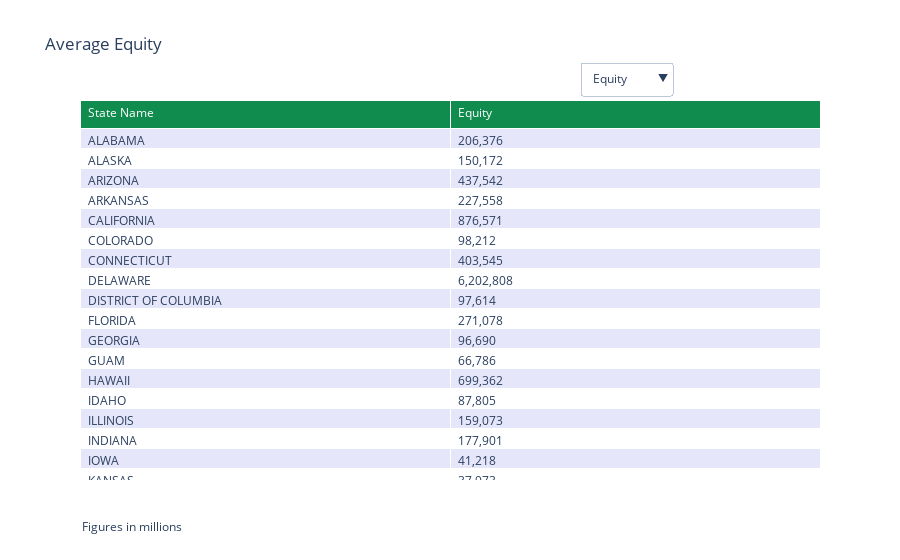

The code cell stored with this chart in its notebook:
### Code cell
# select date
filtered_df = quarterly_financials[quarterly_financials['REPDTE'] == 20221231]

# aggregte on equity, liabilities and assets and rename
mean_values = filtered_df.groupby('STNAME')[['EQ', 'LIAB', 'ASSET']].mean().round(0).reset_index()
mean_values.rename(columns={'EQ': 'Equity', 'LIAB': 'Liabilities', 'ASSET': 'Assets'}, inplace=True)

# format thousand sep
mean_values['Equity'] = mean_values['Equity'].apply(lambda x: '{:,}'.format(int(x)))
mean_values['Liabilities'] = mean_values['Liabilities'].apply(lambda x: '{:,}'.format(int(x)))
mean_values['Assets'] = mean_values['Assets'].apply(lambda x: '{:,}'.format(int(x)))

# alternating row color
row_colors = ['lavender', 'white'] * int(len(mean_values)/2 + 1)
row_colors = row_colors[:len(mean_values)]

# create the tables
table_equity = go.Table(header=dict(values=['State Name', 'Equity'], fill_color='#118C4F', align='left', font=dict(color='white')),
                        cells=dict(values=[mean_values['STNAME'], mean_values['Equity']], fill_color=[row_colors], align='left'), visible=True)

table_liabilities = go.Table(header=dict(values=['State Name', 'Liabilities'], fill_color='#118C4F', align='left', font=dict(color='white')),
                             cells=dict(values=[mean_values['STNAME'], mean_values['Liabilities']], fill_color=[row_colors], align='left'), visible=False)

table_assets = go.Table(header=dict(values=['State Name', 'Assets'], fill_color='#118C4F', align='left', font=dict(color='white')),
                        cells=dict(values=[mean_values['STNAME'], mean_values['Assets']], fill_color=[row_colors], align='left'), visible=False)

# add to fig
fig = go.Figure(data=[table_equity, table_liabilities, table_assets])

# dropdown
dropdown_buttons = [
    dict(label="Equity", method="update", args=[{"visible": [True, False, False]}, {"title": "Average Equity"}]),
    dict(label="Liabilities", method="update", args=[{"visible": [False, True, False]}, {"title": "Average Liabilities"}]),
    dict(label="Assets", method="update", args=[{"visible": [False, False, True]}, {"title": "Average Assets"}]),
]

fig.update_layout(updatemenus=[dict(buttons=dropdown_buttons, showactive=True, x=0.8, y=1.1)])
fig.add_annotation(text="Figures in millions", xref="paper", yref="paper", x=0, y=-0.15, showarrow=False)

# plot
fig.update_layout(title="Average Equity") # initial
fig.show()

### Figure 1 — Plotly figure (JSON) as saved in the notebook; plotly's stock layout.template omitted (floating-point values rounded to 4 significant figures)
{"data": [{"cells": {"align": "left", "fill": {"color": [["lavender", "white", "lavender", "white", "lavender", "white", "lavender", "white", "lavender", "white", "lavender", "white", "lavender", "white", "lavender", "white", "lavender", "white", "lavender", "white", "lavender", "white", "lavender", "white", "lavender", "white", "lavender", "white", "lavender", "white", "lavender", "white", "lavender", "white", "lavender", "white", "lavender", "white", "lavender", "white", "lavender", "white", "lavender", "white", "lavender", "white", "lavender", "white", "lavender", "white", "lavender", "white", "lavender", "white", "lavender"]]}, "values": [["ALABAMA", "ALASKA", "ARIZONA", "ARKANSAS", "CALIFORNIA", "COLORADO", "CONNECTICUT", "DELAWARE", "DISTRICT OF COLUMBIA", "FLORIDA", "GEORGIA", "GUAM", "HAWAII", "IDAHO", "ILLINOIS", "INDIANA", "IOWA", "KANSAS", "KENTUCKY", "LOUISIANA", "MAINE", "MARYLAND", "MASSACHUSETTS", "MICHIGAN", "MICRONESIA", "MINNESOTA", "MISSISSIPPI", "MISSOURI", "MONTANA", "NEBRASKA", "NEVADA", "NEW HAMPSHIRE", "NEW JERSEY", "NEW MEXICO", "NEW YORK", "NORTH CAROLINA", "NORTH DAKOTA", "OHIO", "OKLAHOMA", "OREGON", "PENNSYLVANIA", "PUERTO RICO", "RHODE ISLAND", "SOUTH CAROLINA", "SOUTH DAKOTA", "TENNESSEE", "TEXAS", "UTAH", "VERMONT", "VIRGIN ISLANDS", "VIRGINIA", "WASHINGTON", "WEST VIRGINIA", "WISCONSIN", "WYOMING"], ["206,376", "150,172", "437,542", "227,558", "876,571", "98,212", "403,545", "6,202,808", "97,614", "271,078", "96,690", "66,786", "699,362", "87,805", "159,073", "177,901", "41,218", "37,973", "55,071", "62,790", "154,195", "200,784", "473,218", "70,261", "23,356", "35,737", "241,509", "93,532", "194,361", "59,972", "446,102", "81,935", "390,526", "37,899", "1,400,137", "6,970,252", "70,335", "2,403,742", "94,243", "233,912", "236,233", "1,505,777", "3,581,972", "114,548", "5,787,296", "184,384", "171,792", "2,146,630", "51,657", "1,081", "1,274,663", "283,361", "103,925", "93,029", "24,620"]]}, "header": {"align": "left", "fill": {"color": "#118C4F"}, "font": {"color": "white"}, "values": ["State Name", "Equity"]}, "type": "table", "visible": true}, {"cells": {"align": "left", "fill": {"color": [["lavender", "white", "lavender", "white", "lavender", "white", "lavender", "white", "lavender", "white", "lavender", "white", "lavender", "white", "lavender", "white", "lavender", "white", "lavender", "white", "lavender", "white", "lavender", "white", "lavender", "white", "lavender", "white", "lavender", "white", "lavender", "white", "lavender", "white", "lavender", "white", "lavender", "white", "lavender", "white", "lavender", "white", "lavender", "white", "lavender", "white", "lavender", "white", "lavender", "white", "lavender", "white", "lavender", "white", "lavender"]]}, "values": [["ALABAMA", "ALASKA", "ARIZONA", "ARKANSAS", "CALIFORNIA", "COLORADO", "CONNECTICUT", "DELAWARE", "DISTRICT OF COLUMBIA", "FLORIDA", "GEORGIA", "GUAM", "HAWAII", "IDAHO", "ILLINOIS", "INDIANA", "IOWA", "KANSAS", "KENTUCKY", "LOUISIANA", "MAINE", "MARYLAND", "MASSACHUSETTS", "MICHIGAN", "MICRONESIA", "MINNESOTA", "MISSISSIPPI", "MISSOURI", "MONTANA", "NEBRASKA", "NEVADA", "NEW HAMPSHIRE", "NEW JERSEY", "NEW MEXICO", "NEW YORK", "NORTH CAROLINA", "NORTH DAKOTA", "OHIO", "OKLAHOMA", "OREGON", "PENNSYLVANIA", "PUERTO RICO", "RHODE ISLAND", "SOUTH CAROLINA", "SOUTH DAKOTA", "TENNESSEE", "TEXAS", "UTAH", "VERMONT", "VIRGIN ISLANDS", "VIRGINIA", "WASHINGTON", "WEST VIRGINIA", "WISCONSIN", "WYOMING"], ["1,992,599", "1,838,761", "4,676,781", "1,679,328", "8,153,745", "1,207,210", "3,153,484", "57,901,054", "599,124", "2,835,496", "942,041", "897,325", "9,120,028", "877,840", "1,494,394", "1,677,865", "444,309", "401,644", "539,089", "590,868", "1,615,999", "1,611,038", "4,527,303", "704,374", "201,895", "425,095", "2,270,434", "1,014,651", "1,786,225", "600,386", "3,221,650", "772,615", "3,004,951", "506,280", "12,804,717", "65,656,565", "750,967", "23,912,318", "906,813", "2,473,843", "2,111,349", "26,622,993", "30,887,573", "1,068,922", "56,043,124", "1,550,850", "2,650,535", "21,625,944", "577,497", "584,705", "10,524,128", "2,550,081", "820,026", "786,740", "334,437"]]}, "header": {"align": "left", "fill": {"color": "#118C4F"}, "font": {"color": "white"}, "values": ["State Name", "Liabilities"]}, "type": "table", "visible": false}, {"cells": {"align": "left", "fill": {"color": [["lavender", "white", "lavender", "white", "lavender", "white", "lavender", "white", "lavender", "white", "lavender", "white", "lavender", "white", "lavender", "white", "lavender", "white", "lavender", "white", "lavender", "white", "lavender", "white", "lavender", "white", "lavender", "white", "lavender", "white", "lavender", "white", "lavender", "white", "lavender", "white", "lavender", "white", "lavender", "white", "lavender", "white", "lavender", "white", "lavender", "white", "lavender", "white", "lavender", "white", "lavender", "white", "lavender", "white", "lavender"]]}, "values": [["ALABAMA", "ALASKA", "ARIZONA", "ARKANSAS", "CALIFORNIA", "COLORADO", "CONNECTICUT", "DELAWARE", "DISTRICT OF COLUMBIA", "FLORIDA", "GEORGIA", "GUAM", "HAWAII", "IDAHO", "ILLINOIS", "INDIANA", "IOWA", "KANSAS", "KENTUCKY", "LOUISIANA", "MAINE", "MARYLAND", "MASSACHUSETTS", "MICHIGAN", "MICRONESIA", "MINNESOTA", "MISSISSIPPI", "MISSOURI", "MONTANA", "NEBRASKA", "NEVADA", "NEW HAMPSHIRE", "NEW JERSEY", "NEW MEXICO", "NEW YORK", "NORTH CAROLINA", "NORTH DAKOTA", "OHIO", "OKLAHOMA", "OREGON", "PENNSYLVANIA", "PUERTO RICO", "RHODE ISLAND", "SOUTH CAROLINA", "SOUTH DAKOTA", "TENNESSEE", "TEXAS", "UTAH", "VERMONT", "VIRGIN ISLANDS", "VIRGINIA", "WASHINGTON", "WEST VIRGINIA", "WISCONSIN", "WYOMING"], ["2,199,021", "1,988,933", "5,114,360", "1,906,908", "9,023,855", "1,305,428", "3,557,029", "64,104,404", "696,780", "3,106,553", "1,038,731", "964,111", "9,819,390", "965,645", "1,653,049", "1,856,502", "485,526", "439,619", "594,161", "653,657", "1,770,203", "1,811,822", "5,000,592", "774,931", "225,251", "460,832", "2,511,944", "1,108,188", "1,980,586", "660,452", "3,667,765", "854,549", "3,395,518", "544,179", "14,128,729", "72,627,351", "821,302", "26,322,554", "1,001,065", "2,707,755", "2,348,629", "28,128,771", "34,469,545", "1,183,470", "61,841,662", "1,735,309", "2,822,407", "23,772,584", "629,154", "585,786", "11,799,100", "2,833,444", "923,958", "879,772", "359,058"]]}, "header": {"align": "left", "fill": {"color": "#118C4F"}, "font": {"color": "white"}, "values": ["State Name", "Assets"]}, "type": "table", "visible": false}], "layout": {"annotations": [{"showarrow": false, "text": "Figures in millions", "x": 0, "xref": "paper", "y": -0.15, "yref": "paper"}], "title": {"text": "Average Equity"}, "updatemenus": [{"buttons": [{"args": [{"visible": [true, false, false]}, {"title": "Average Equity"}], "label": "Equity", "method": "update"}, {"args": [{"visible": [false, true, false]}, {"title": "Average Liabilities"}], "label": "Liabilities", "method": "update"}, {"args": [{"visible": [false, false, true]}, {"title": "Average Assets"}], "label": "Assets", "method": "update"}], "showactive": true, "x": 0.8, "y": 1.1}]}}
